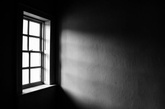
#> input picture practica4/alto_contraste_img.jpg, 165 x 109 px, shrunk from 660 x 437 before the run
$ python practica4.py
#> lines starting #> are read from the running program, lines starting #| are printed output that depends on the picture
#> the answer given: 1
'''
Utilizando la herramienta de PDI, realice lo siguiente

* Descargue cuatro imagenes: alto contraste y bajo contraste, y alta y baja iluminacion
* Implemente las tecnicas basadas en el procesamiento del histograma: ecualizacion de histograma global
    y local, calculo de media y variaza y local.
* Pruebe las tecnicas basas en el procesamiento de histograma sobre las imagenes descargadas en el punto 1. De acuerdo a la media y variaza
    (global y local) debera recomendar y aplicar un procesamiento local o global de cada imagen.

Realice un informde de la practica el 14 de noviembre
'''
import cv2 as cv
import matplotlib.pyplot as plt
import numpy as np

def cargar_imagen(ruta):
    # Cargar imagen en escala de grises
#> called with ruta = 'alto_contraste_img.jpg'
    return cv.imread(ruta, cv.IMREAD_GRAYSCALE)
#> returned value is the input picture: shape (109, 165); min 0, max 255, mean 59.6

#Mostrar las imagenes y su historial
def mostrar_imagen(titulo, img, descripcion_imagen):
    # Crear una figura con dos subplots: uno para la imagen y otro para el histograma
    fig, axs = plt.subplots(1, 2, figsize=(10, 5))
    fig.suptitle(f"{titulo} - {descripcion_imagen}")

    # Mostrar la imagen en el primer subplot
    axs[0].imshow(img, cmap='gray')
    axs[0].set_title("Imagen")
    axs[0].axis('off')

    # Calcular y mostrar el histograma en el segundo subplot
    histograma = cv.calcHist([img], [0], None, [256], [0, 256])
    axs[1].plot(histograma, color='black')
    axs[1].set_title("Histograma")
    axs[1].set_xlim([0, 256])

    plt.show()

# [50 lines left out: function mostrar_todas_operaciones, not called in this run]


def ecualizacion_histograma_global(img):
    # Ecualización de histograma global
    return cv.equalizeHist(img)

# [26 lines left out: functions ecualizacion_histograma_local, calcular_media_varianza_global, calcular_media_varianza_local, not called in this run]

def menu_opciones_operaciones():
    print("Opciones:")
    print("1. Mostrar imagen original")
    print("2. Ecualización de histograma global")
    print("3. Ecualización de histograma local")
    print("4. Calcular media y varianza global")
    print("5. Calcular media y varianza local")
    print("6. Aplicar todas las operaciones a la vez")
    print("0. Volver al menú de selección de imágenes")
    opciones = input("Elige una o varias opciones separadas por comas (ej. 1,3,5): ")
    opciones = [int(op) for op in opciones.split(",") if op.isdigit()]
    return opciones

# Menu para escojer las imagenes
def menu_imagen():
    print("Selecciona la imagen con la que deseas trabajar:")
    print("1. Imagen de alto contraste")
    print("2. Imagen de bajo contraste")
    print("3. Imagen de alta iluminación")
    print("4. Imagen de baja iluminación")
    print("0. Salir")
    opcion = int(input("Elige una opción: "))

    if opcion == 1:
        return cargar_imagen("alto_contraste_img.jpg"), "Imagen de alto contraste"
    elif opcion == 2:
        return cargar_imagen("bajo_contraste.jpeg"), "Imagen de bajo contraste"
    elif opcion == 3:
        return cargar_imagen("alta_iluminacion.jpg"), "Imagen de alta iluminación"
    elif opcion == 4:
        return cargar_imagen("baja_iluminacion.jpg"), "Imagen de baja iluminación"
    elif opcion == 0:
        return None, None
    else:
        print("Opción no válida. Intente de nuevo.")
        return None, None

def main():
    while True:
        imagen, descripcion_imagen = menu_imagen()
#> descripcion_imagen = 'Imagen de alto contraste'
        if imagen is None:
            print("Saliendo del programa...")
            break

        while True:
            opciones = menu_opciones_operaciones()

            # Verificar si la opción 0 está seleccionada
            if 0 in opciones:
                print("Volviendo al menú de selección de imágenes...")
                break

            for opcion in opciones:
                if opcion == 1:
                    mostrar_imagen("Imagen Original", imagen, descripcion_imagen)

                elif opcion == 2:
                    resultado = ecualizacion_histograma_global(imagen)
                    mostrar_imagen("Ecualización de Histograma Global", resultado, descripcion_imagen)

                elif opcion == 3:
                    resultado = ecualizacion_histograma_local(imagen)
                    mostrar_imagen("Ecualización de Histograma Local", resultado, descripcion_imagen)

                elif opcion == 4:
                    media_global, varianza_global = calcular_media_varianza_global(imagen)
                    print(f"Media global: {np.mean(media_global)}, Varianza global: {np.var(varianza_global)}")
                    mostrar_imagen("Media Global", media_global, descripcion_imagen)
                    mostrar_imagen("Varianza Global", varianza_global, descripcion_imagen)

                elif opcion == 5:
                    media_local, varianza_local = calcular_media_varianza_local(imagen)
                    mostrar_imagen("Media Local", media_local, descripcion_imagen)
                    mostrar_imagen("Varianza Local", varianza_local, descripcion_imagen)

                elif opcion == 6:
                    mostrar_todas_operaciones(imagen, descripcion_imagen)

                else:
                    print("Opción no válida. Intente de nuevo.")
#> this loop made 6 passes; the answer given on pass 1: 1
#> pass 1, in mostrar_imagen, `plt.show()`:
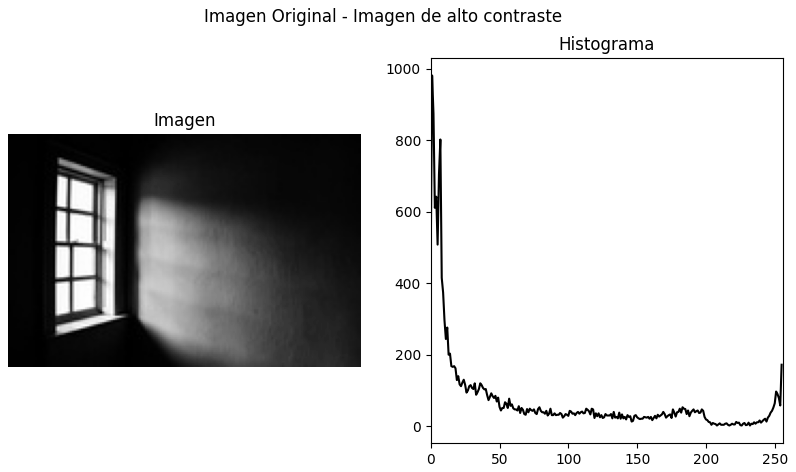
#> figure drawn by matplotlib, 2 panels; panel 2: curve peaks at x = 1, y = 981

if __name__ == "__main__":
#> (the run stopped early here; a loop or call above may not have finished)
